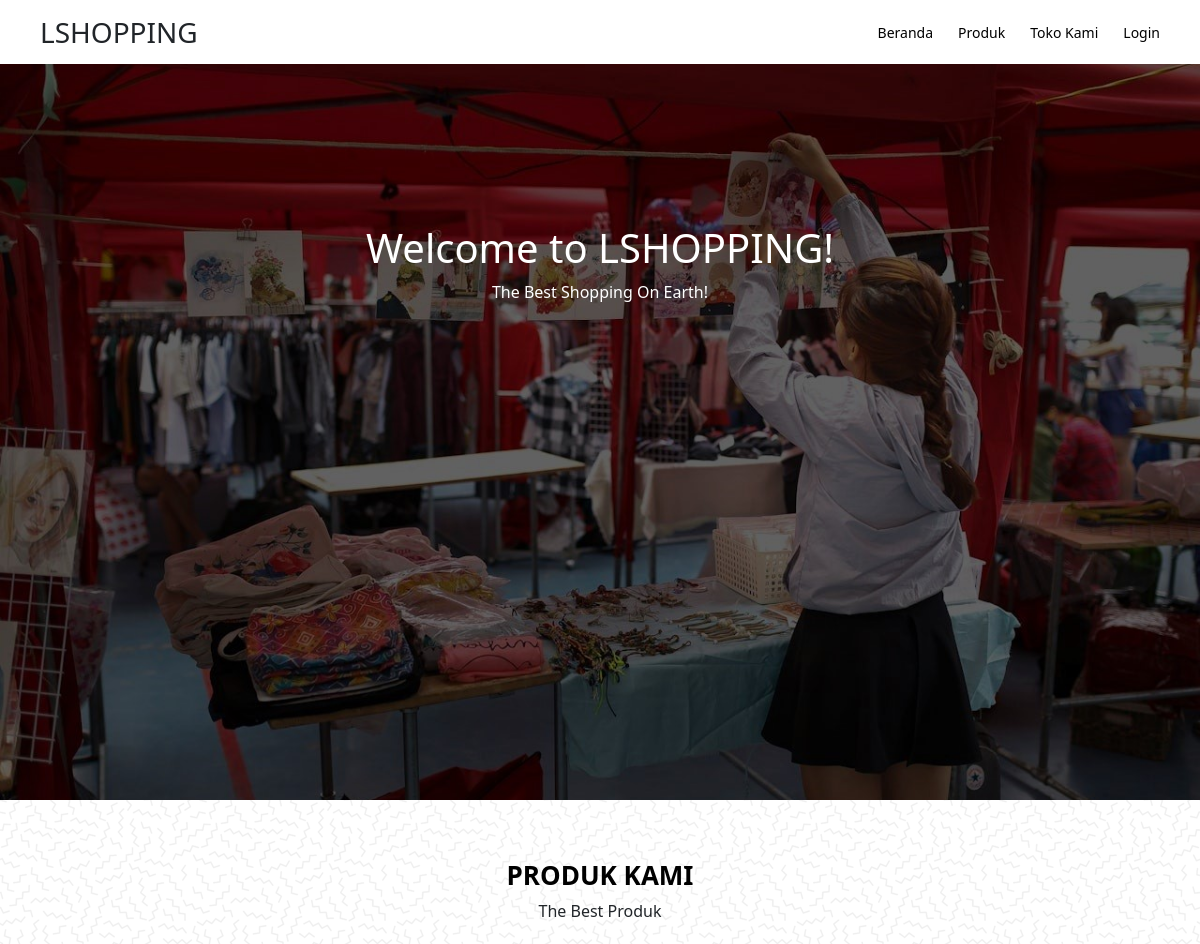
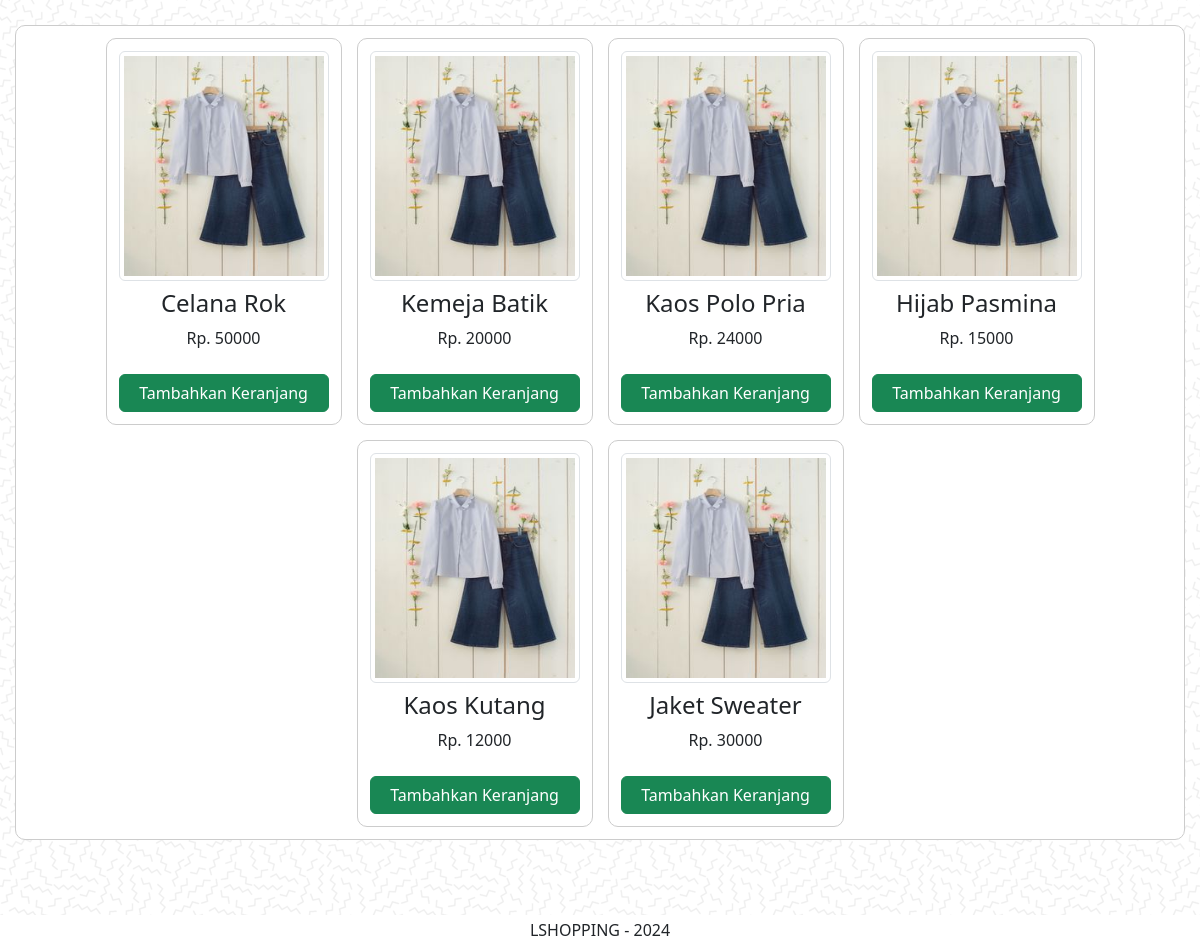
The page / on the database its author committed (2 pictures, top to bottom).
### tables this page shows
CREATE TABLE `tb_produk` (
  `id` int(11) NOT NULL,
  `nama_produk` varchar(100) NOT NULL,
  `harga` int(50) NOT NULL,
  `gender` varchar(100) NOT NULL,
  `upload_produk` varchar(100) NOT NULL
);

### pages/produk.php (the view, shortened to what this page needs)
<section class="section">
    <div class="section-title">
        <h2>Produk Kami</h2>
        <p>The Best Produk</p>
    </div>
    <div class="wadah fitur-public">
        <?php
            require 'config/koneksi.php';
            $query = "SELECT a.*, (SELECT 1 FROM tb_keranjang WHERE id_produk = a.id LIMIT 1) sudah_dikeranjang FROM
            tb_produk a";
            $res = mysqli_query($koneksi, $query);
            while ($produk = mysqli_fetch_assoc($res)) :
                $idProduk = $produk['id'];
                $dikeranjang = $produk['sudah_dikeranjang'];
                if ($dikeranjang) {
                    $statusBtn = 'secondary';
                    $ket = 'Keluarkan dari Keranjang';
                } else {
                    $statusBtn = 'success';
                    $ket = 'Tambahkan Keranjang';
                }
                $btnMasukKeranjang = '<button class="btn btn-'. $statusBtn .' w-100 mt-2 btn-keranjang"
                id="item_keranjang_'. $idProduk .'">'. $ket .'</button>';
                $btnKeranjang = $is_login ? $btnMasukKeranjang : '<a class="btn btn-success w-100 mt-2" href="index.php?page=login">Tambahkan Keranjang</a>';
        ?>
            <div class="list-produk">
                <div class="gambar-produk img-thumbnail mb-2">
                    <center>
                        <img src="img_produk/<?= $produk['upload_produk']; ?>" alt="produk">
                    </center>
                </div>
                 <div class="nama-produk">
                    <h4><?= $produk['nama_produk']; ?></h4>
                    <p>Rp. <?= $produk['harga']; ?></p>
                </div>
                <div class="tombol-keranjang">
                    <?php
                        if ($id_rule == 0 || $id_rule == 2) {
                            echo $btnKeranjang;
                        }
                    ?>
                </div>
            </div>
        <?php
            endwhile;
        ?>
    </div>
</section>

### index.php (shortened to what this page needs)
<?php
	$username = "";
	if ($username == "") {
        $is_login = '';
        $id_rule = 0;
    }
?>
<!DOCTYPE html>
<html lang="en">
<head>
	<link rel="stylesheet" href="vendor/bootstrap-5.3.1-dist/css/bootstrap.min.css">
	<link rel="stylesheet" href="css/style.css">
	<link rel="stylesheet" href="css/simplelindo.css">
</head>
<body>
	<header id="header">
    	<?php include('header.php'); ?>
    </header>
    <main>
		<?php
			require 'config/routing.php';
		?>
	</main>
    <footer>
    	<div id="footer">
    		<center>LSHOPPING - <?php echo date("Y"); ?></center>
    	</div>
	</footer>
</body>
</html>

### header.php (shortened to what this page needs)
<div class="logo">
    <span>LSHOPPING</span>
</div>
<nav class="navbar">
    <div class="menu-desktop">
        <ul>
            <?php
                if ($id_rule == 0) {
            ?>
                <li><a href="index.php">Beranda</a></li>
                <li><a href="index.php?page=produk">Produk</a></li>
                <li><a href="index.php?page=tokokami">Toko Kami</a></li>
            <?php
                } else if ($id_rule == 1){
            ?>
                <li><?= $nama_user; ?> <span class="badge"><?= $sebagai; ?></span></li>
                <li><a href="index.php?page=produk">Produk</a></li>
            <?php
                }
            ?>
            <li>
                <?php
                    if ($is_login) {
                ?>
                    <a href="logout.php">Logout</a>
                <?php
                    } else {
                ?>
                    <a href="index.php?page=login">Login</a>
                <?php } ?>
            </li>
        </ul>
    </div>
</nav>

### config/routing.php
<?php
    if (isset($_GET['page'])) {
        if ($_GET['page'] == 'produk') {
            require 'pages/produk.php';
        }
        else if ($_GET['page'] == 'keranjang') {
            require 'pages/keranjang.php';
        }
        else if ($_GET['page'] == 'tokokami') {
            require 'pages/tokokami.php';
        }
        else if ($_GET['page'] == 'login') {
            require 'pages/login.php';
        }
        else if ($_GET['page'] == 'checkout') {
            require 'pages/checkout.php';
        }
    } else {
        require 'pages/hero.php';
        require 'pages/produk.php';
    }
?>

### pages/hero.php
<section id="hero">
    <div class="judul-hero">
        <h1>Welcome to LSHOPPING!</h1>
        <p>The Best Shopping On Earth!</p>
    </div>
</section>

### css/style.css (style rules this page uses)
* { margin: 0; padding: 0; }
#header { display: flex; justify-content: space-between; padding: 2px 40px 2px 40px; background-color: rgba(255, 255, 255, 0.9); position: sticky; top: 0; z-index: 10; }
#header .logo { display: flex; align-items: center; }
#header .logo span { font-size: 1.75rem; font-weight: 500; font-family: system-ui, -apple-system, "Segoe UI", Roboto, "Helvetica Neue", "Noto Sans", "Liberation Sans", Arial, sans-serif, "Apple Color Emoji", "Segoe UI Emoji", "Segoe UI Symbol", "Noto Color Emoji";; }
#header .navbar ul { display: flex; gap: 25px; margin-top: 10px; margin-bottom: 10px; list-style-type: none; }
#header .navbar ul li a { color: black; font-size: 14px; text-decoration: none; }
#hero { background-image: url('../assets/img/pexels-quang-nguyen-vinh-2155552.jpg'); background-position: center; background-size: cover; width: 100%; min-height: 92vh; }
#hero .judul-hero { color: white; position: absolute; padding-top: 10rem; text-align: center; width: 100%; }
section { min-height: 100vh; }
.section { background-image: url('../assets/img/memphis-mini.png'); position: relative; padding: 60px 15px; }
.section-title { text-align: center; padding-bottom: 30px; }
.section-title h2 { font-size: 26px; text-transform: uppercase; font-weight: bold; position: relative; color: black; }
.fitur-public { display: flex; gap: 15px; flex-wrap: wrap; justify-content: center; }
.nama-produk { text-align: center; }
.list-produk { min-width: 19%; border: solid 1px #ccc; border-radius: 10px; padding: 12px; background-color: white; }
.gambar-produk img { width: 200px; height: 220px; }
.section-form, .sect-keranjang, .fitur-admin, .fitur-public, .invoice-check { background-color: white; }
footer { padding: 3px 0; }

### css/simplelindo.css (style rules this page uses)
.wadah { border: solid 1px #ccc; border-radius: 10px; padding: 12px; margin-bottom: 15px; }

### rows shown on the page
tb_produk: upload_produk (picture), nama_produk "Celana Rok", harga "50000"
tb_produk: upload_produk (picture), nama_produk "Kemeja Batik", harga "20000"
tb_produk: upload_produk (picture), nama_produk "Kaos Polo Pria", harga "24000"
tb_produk: upload_produk (picture), nama_produk "Hijab Pasmina", harga "15000"
tb_produk: upload_produk (picture), nama_produk "Kaos Kutang", harga "12000"
tb_produk: upload_produk (picture), nama_produk "Jaket Sweater", harga "30000"
